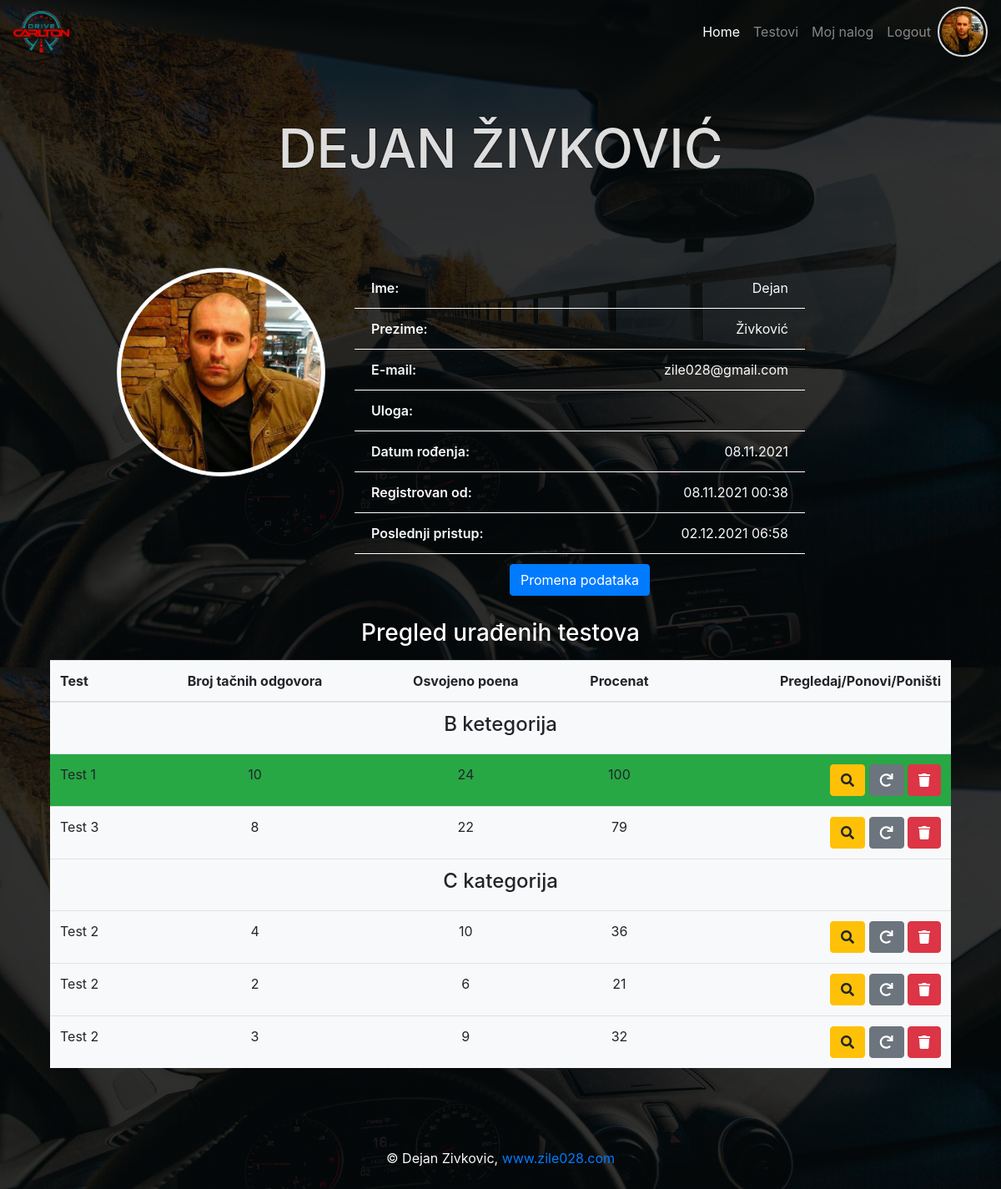
Screenshot of /user.php (signed in) with the database file from the repository.
### tables this page shows
CREATE TABLE `users` (
  `id` int(11) NOT NULL,
  `first_name` varchar(50) NOT NULL,
  `last_name` varchar(50) NOT NULL,
  `date_birth` date NOT NULL,
  `email` varchar(50) NOT NULL,
  `password` varchar(60) NOT NULL,
  `created_at` timestamp NOT NULL DEFAULT CURRENT_TIMESTAMP,
  `last_login` timestamp NOT NULL DEFAULT CURRENT_TIMESTAMP,
  `profil_img` varchar(60) DEFAULT NULL,
  `role_id` int(11) DEFAULT NULL
);

CREATE TABLE `user_test` (
  `id` int(11) NOT NULL,
  `test_id` int(11) NOT NULL,
  `user_id` int(11) NOT NULL,
  `points` int(11) NOT NULL,
  `number_correct` int(11) NOT NULL,
  `percent` int(11) DEFAULT NULL,
  `answer_json` text NOT NULL
);

CREATE TABLE `tests` (
  `id` int(11) NOT NULL,
  `test_name` varchar(150) NOT NULL,
  `category_id` int(11) NOT NULL
);

### user.php (called while the page is built, shortened)
<?php
require_once "core/init.php";
$user_info = $User->selectSingleJoin(
    ["users", "roles"],
    "role_id",
    ["id" => $_SESSION["id"]]
);
if (haveQryUrl()) {
    if ("admin" != $_SESSION["role"]) {redirect("index.php");}
    $user_preview = $User->selectSingleJoin(
        ["users", "roles"],
        "role_id",
        ["id" => $_GET["id"]]
    );
    $test_info = $User->getTestsStatistic($_GET["id"]);
} else {
    $user_preview = $User->selectSingleJoin(
        ["users", "roles"],
        "role_id",
        ["id" => $_SESSION["id"]]
    );
    $test_info = $User->getTestsStatistic($_SESSION["id"]);
}
require_once ROOT . "/view/user.view.php";

### core/init.php (called while the page is built, shortened)
<?php
require_once "config.php";
$database = $conn_config["host"];
require_once "function.php";
require_once "classes/Conection.php";
require_once "classes/QueryBuilder.php";
require_once "classes/User.php";
$User         = new User($database);

### core/classes/User.php (called while the page is built, shortened)
<?php
class User extends QueryBuilder
{
    public function isLoged()
    {
        if (isset($_SESSION["id"])) {
            return false;
        } else {
            return true;
        }
    }
    public function getTestsStatistic($user_id)
    {
        $sql = "SELECT
                tc.category_name,
                ut.points,
                ut.number_correct,
                ut.answer_json,
                ut.id user_test_id,
                ut.percent,
                t.test_name,
                tc.category_name,
                tc.icon,
                t.id test_id
                FROM user_test ut
                JOIN tests t
                ON ut.test_id = t.id
                JOIN test_category tc
                ON tc.id = t.category_id
                WHERE ut.user_id = :id
                ORDER BY t.id ASC
                ";
        $qry = $this->db->prepare($sql);
        $qry->execute(["id" => $user_id]);
        $result = $qry->fetchAll(PDO::FETCH_ASSOC | PDO::FETCH_GROUP);
        return $result;
    }
}

### core/classes/QueryBuilder.php (called while the page is built, shortened)
<?php
class QueryBuilder extends Connection
{
    public function selectSingleJoin(array $table, String $join_on, $criteria)
    {
        $key = key($criteria);
        $sql = "SELECT
                {$table[0]}.*, {$table[0]}.id {$table[0]}_id, {$table[1]}.*
                FROM {$table[0]}
                JOIN {$table[1]}
                ON {$table[0]}.{$join_on} = {$table[1]}.id
                WHERE {$table[0]}.{$key} = :{$key}";
        $qry = $this->db->prepare($sql);
        $qry->execute($criteria);
        $result = $qry->fetch(PDO::FETCH_OBJ);
        return $result;
    }
}

### core/classes/Conection.php (called while the page is built, shortened)
<?php
class Connection
{
    public function __construct($database)
    {
        try {
            $this->db = new PDO("mysql:host={$database['host']};dbname={$database['dbname']};charset=UTF8", $database["user"], $database["password"]);
        } catch (PDOException $err) {
            die("Doslo je do greske. Nije moguce konektovati se sa bazom - " . $err->getMessage());
        }
    }
}

### core/function.php (called while the page is built, shortened)
<?php
function displayDate($arg)
{
    return date("d.m.Y", strtotime($arg));
}
function displayDateTime($arg)
{
    return date("d.m.Y H:i", strtotime($arg));
}

### view/user.view.php (the view, shortened to what this page needs)
<?php
require ROOT . "/include/top.php";
require ROOT . "/include/main_nav.php";
?>
<header class="jumbotron text-center">
    <h1><?php echo "{$user_preview->first_name} {$user_preview->last_name}"; ?></h1>
</header>
<section class="container">
    <article class="row">
        <div class="col-md-3 offset-md-1">
            <?php if($user_preview->profil_img): ?>
            <img id="profil" src="upload/<?php echo $user_preview->profil_img; ?>" class="img-thumbnail rounded-circle"
                alt="">
            <?php else: ?>
            <img id="profil" src="asset/logo.png" class="img-thumbnail rounded-circle" alt="">
            <?php endif; ?>
        </div>
        <div class="col-md-6">
            <ul class="user-info list-group  ">
                <li class="list-group-item bg-transparent text-light"><span>Ime:</span>
                    <p><?php echo $user_preview->first_name; ?></p>
                </li>
                <li class="list-group-item bg-transparent text-light"><span>Prezime:</span>
                    <p><?php echo $user_preview->last_name; ?></p>
                </li>
                <li class="list-group-item bg-transparent text-light"><span>E-mail:</span>
                    <p><?php echo $user_preview->email; ?></p>
                </li>
                <li class="list-group-item bg-transparent text-light"><span>Uloga:</span>
                </li>
                <li class="list-group-item bg-transparent text-light"><span>Datum
                        rođenja:</span>
                    <p><?php echo displayDate($user_preview->date_birth); ?></p>
                </li>
                <li class="list-group-item bg-transparent text-light"><span>Registrovan
                        od:</span>
                    <p><?php echo displayDateTime($user_preview->created_at); ?></p>
                </li>
                <li class="list-group-item bg-transparent text-light"><span>Poslednji
                        pristup:</span>
                    <p><?php echo displayDateTime($user_preview->last_login); ?></p>
                </li>
                <li class="list-group-item bg-transparent text-light border-0 text-center"><a class="btn btn-primary"
                        href="edit_user.php?id=<?php echo $user_preview->users_id; ?>">Promena
                        podataka</a>
                </li>
            </ul>
        </div>
    </article>
    <article class="container mt-3">
        <?php if(count($test_info)>0): ?>
        <h3 class="text-center my-3">Pregled urađenih testova</h3>
        <table class="bg-light table">
            <thead>
                <tr>
                    <th class="text-left">Test</th>
                    <th class="text-center">Broj tačnih odgovora</th>
                    <th class="text-center">Osvojeno poena</th>
                    <th class="text-center">Procenat</th>
                    <th class="text-right">Pregledaj/Ponovi/Poništi</th>
                </tr>
            </thead>
            <tbody>
                <?php foreach($test_info as $category => $value): ?>
                <tr>
                    <td class="text-center" colspan="5">
                        <h4><?php echo $category; ?></h4>
                    </td>
                </tr>
                <?php foreach($value as $t):?>
                <tr class="<?php echo ($t["percent"]>=85?"bg-success":""); ?>">
                    <td class="text-left"><?php echo $t["test_name"]; ?></td>
                    <td class="text-center"><?php echo $t["number_correct"]; ?></td>
                    <td class="text-center"><?php echo $t["points"]; ?></td>
                    <td class="text-center"><?php echo $t["percent"]; ?></td>
                    <td class="text-right">
                        <a class="btn btn-warning" href="preview_test.php?id=<?php echo $t["user_test_id"]; ?>"><i
                                class="fas fa-search"></i></a>
                        <a class="btn btn-secondary" href="test.php?id=<?php echo $t["test_id"]; ?>"><i
                                class="fas fa-redo"></i></a>
                        <a class="btn btn-danger"
                            href="delete.php?action=user_test&id=<?php echo $t["user_test_id"]; ?>"><i
                                class="fas fa-trash"></i></a>
                    </td>
                </tr>
                <?php endforeach; ?>
                <?php endforeach; ?>
            </tbody>
        </table>
        <?php else: ?>
        <h4 class="text-center text-light">Nijedan test nije urađen!</h4>
        <?php endif; ?>
    </article>
</section>
<?php
require ROOT . "/include/bottom.php";
?>

### include/main_nav.php (shortened to what this page needs)
<nav class="navbar navbar-expand-lg navbar-dark bg-transparent">
    <a class="navbar-brand" href="<?php echo ROOT_URL; ?>"><img class="img-fluid" src="asset/logo-sm.png" alt=""></a>
    <div class="collapse navbar-collapse" id="navbarNav">
        <ul class="navbar-nav ml-auto">
            <li class="nav-item active">
                <a class="nav-link" href="<?php echo ROOT_URL; ?>">Home</a>
            </li>
            <li class="nav-item">
                <a class="nav-link" href="<?php echo ROOT_URL; ?>/testovi.php">Testovi</a>
            </li>
            <?php if($User->isLoged()): ?>
            <li class="nav-item">
                <a class="nav-link" href="<?php echo ROOT_URL; ?>/login_register.php">Login / Register</a>
            </li>
            <?php else: ?>
            <li class="nav-item">
                <a class="nav-link" href="<?php echo ROOT_URL; ?>/user.php">Moj nalog</a>
            </li>
            <li class="nav-item">
                <a class="nav-link" href="<?php echo ROOT_URL; ?>/logout.php">Logout</a>
            </li>
            <?php endif; ?>
        </ul>
        <?php if(!$User->isLoged()): ?>
        <div class="loged-profil">
            <a href="user.php"><img src="<?php echo SRC_URI . ($user_info->profil_img ?:"../asset/logo-sm.png"); ?>"
                    alt=""></a>
        </div>
        <?php endif; ?>
    </div>
</nav>

### css/style.css (style rules this page uses)
* { margin: 0; padding: 0; box-sizing: border-box; }
body { background: linear-gradient(rgba(0, 0, 0, 0.8), rgba(0, 0, 0, 0.8)), url(../asset/bg.jpg); background-position: center top; background-size: 100% 100vh; background-attachment: fixed; }
.jumbotron { background-color: transparent; color: #ddd; }
h1 { text-transform: uppercase; font-size: 4rem; }
h1, h1 + * { text-shadow: 0 0 2px #000; }
h3 { color: #fff; text-shadow: 0 0 2px #000; }
.navbar-brand img, .loged-profil img { height: 50px; }
ul li span { font-weight: 600; margin-right: 10px; }
ul li span + * { margin: 0; float: right; }
.loged-profil img { border: 2px solid #ddd; padding: 3px; border-radius: 50%; width: 60px; height: 60px; object-fit: cover; }
.img-thumbnail { height: 250px; width: 250px; }
.user-info li { border: transparent; border-bottom: 1px solid #fff; }

### rows the page displays
users: profil_img (picture), first_name "DEJAN", last_name "ŽIVKOVIĆ", first_name "Dejan", last_name "Živković", email "zile028@gmail.com", date_birth "08.11.2021", created_at "08.11.2021 00:38", last_login "02.12.2021 06:58"
user_test: test.test_name "Test 1", number_correct "10", points "24", percent "100"
user_test: test.test_name "Test 3", number_correct "8", points "22", percent "79"
user_test: test.test_name "Test 2", number_correct "4", points "10", percent "36"
user_test: test.test_name "Test 2", number_correct "2", points "6", percent "21"
user_test: test.test_name "Test 2", number_correct "3", points "9", percent "32"

### other values shown
$category "B ketegorija"
$category "C kategorija"
